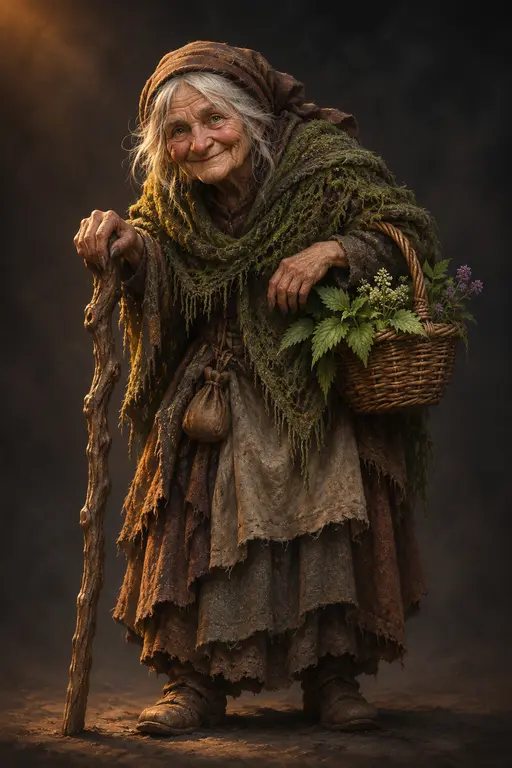
#> input picture assets/img/abuela_ortiga.webp, 512 x 768 px
$ python quitar-gris.py ../assets/img/abuela_ortiga.webp out.png
#> lines starting #> are read from the running program, lines starting #| are printed output that depends on the picture
# Quita el fondo blanco y las sombras grises de un objeto con color (estatua de la cobra de la tumba).
# Uso: python3 scripts/quitar-gris.py entrada.png salida.png
# Transparente: lo casi gris (saturación < 0,06) salvo que sea oscuro; borde suavizado hasta 0,12.
import sys
import numpy as np
from PIL import Image, ImageFilter

im = np.asarray(Image.open(sys.argv[1]).convert('RGBA')).astype(np.float32) / 255
rgb = im[..., :3]
mx, mn = rgb.max(-1), rgb.min(-1)
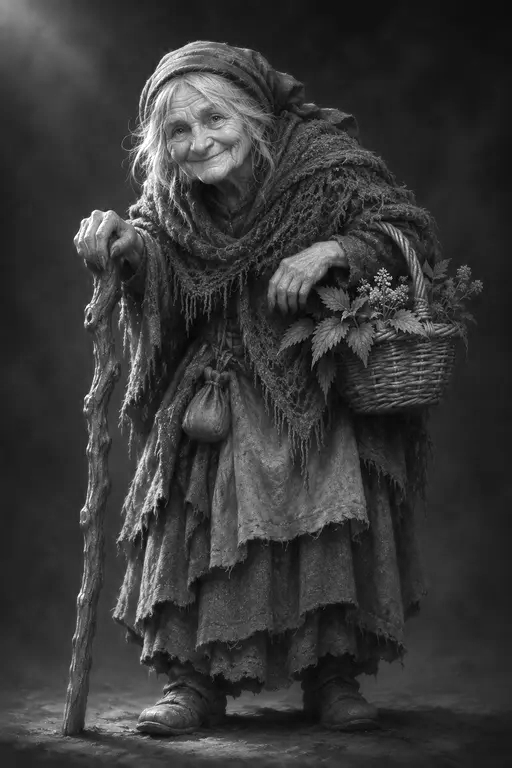
#> mx: shape (768, 512) float32; min 0, max 1, mean 0.218
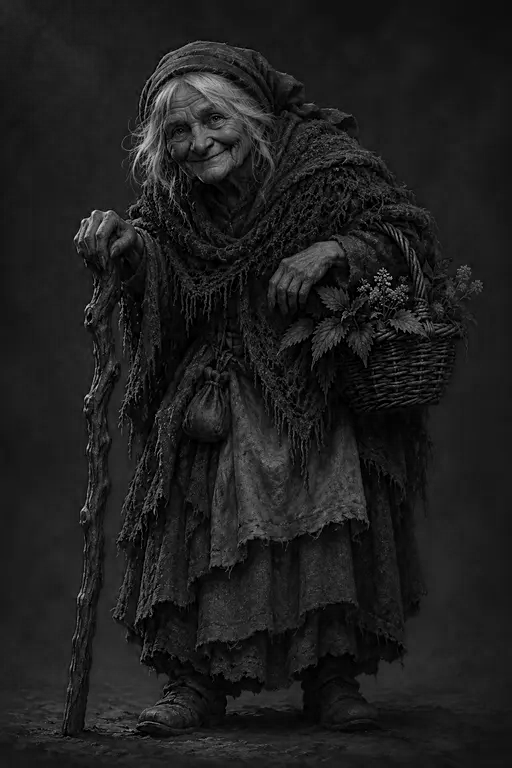
#> mn: shape (768, 512) float32; min 0, max 0.89, mean 0.119
light = (mx + mn) / 2
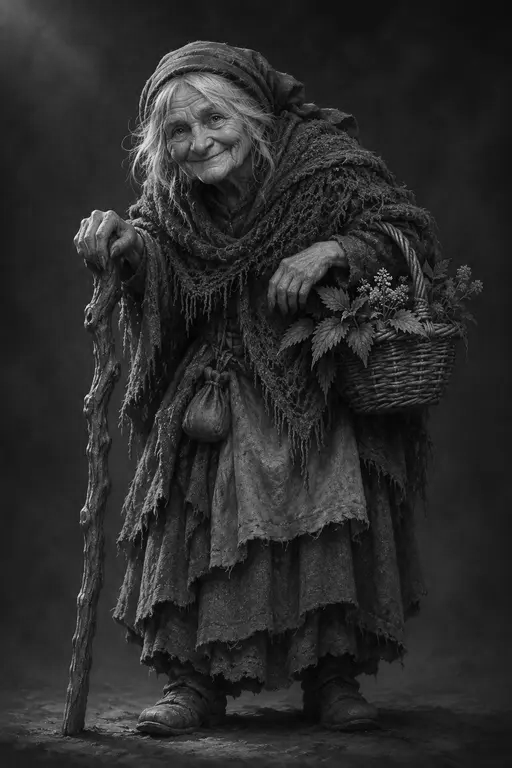
#> light: shape (768, 512) float32; min 0, max 0.945, mean 0.169
sat = np.where(mx > 0, (mx - mn) / np.maximum(mx, 1e-6), 0)
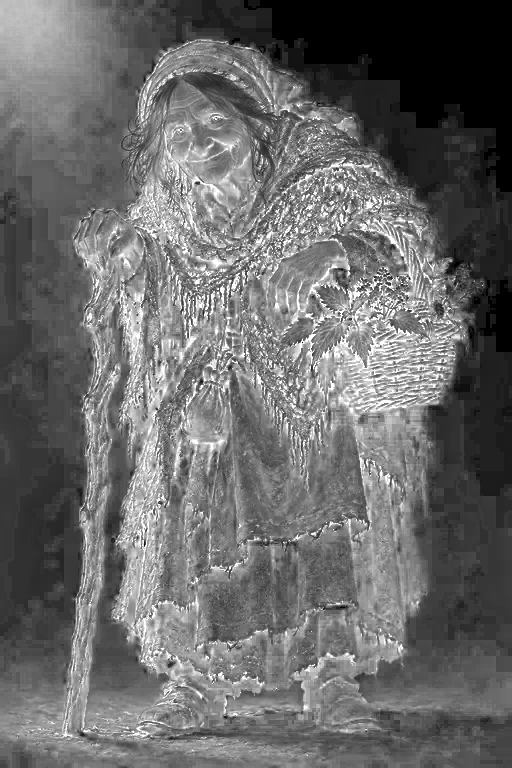
#> sat: shape (768, 512) float32; min 0, max 1, mean 0.418
alpha = np.maximum(np.clip((sat - 0.06) / 0.06, 0, 1), np.clip((0.45 - light) / 0.08, 0, 1))
a = Image.fromarray((alpha * 255).astype(np.uint8)).filter(ImageFilter.MedianFilter(5))
#> a: PIL image 512x768 L; every value is 255
out = np.asarray(Image.open(sys.argv[1]).convert('RGBA')).copy()
out[..., 3] = np.asarray(a)
Image.fromarray(out).save(sys.argv[2])

$ run again, on assets/img/ally_hassim.webp
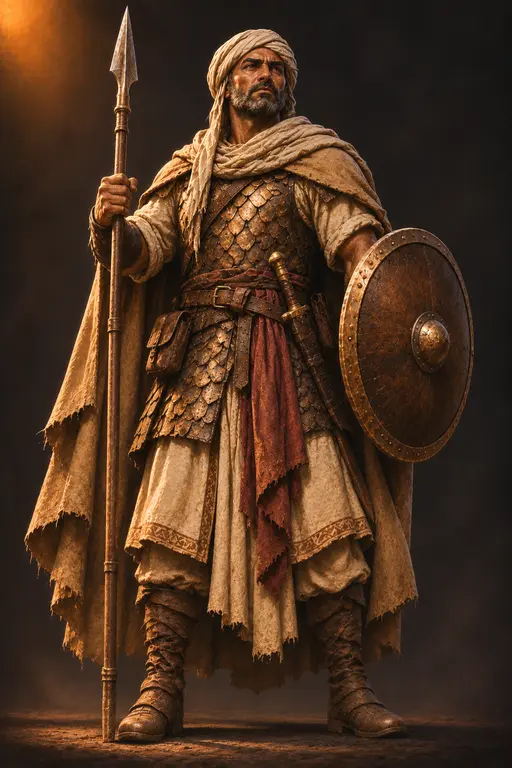
#> input picture assets/img/ally_hassim.webp, 512 x 768 px
#> `light = (mx + mn) / 2`:
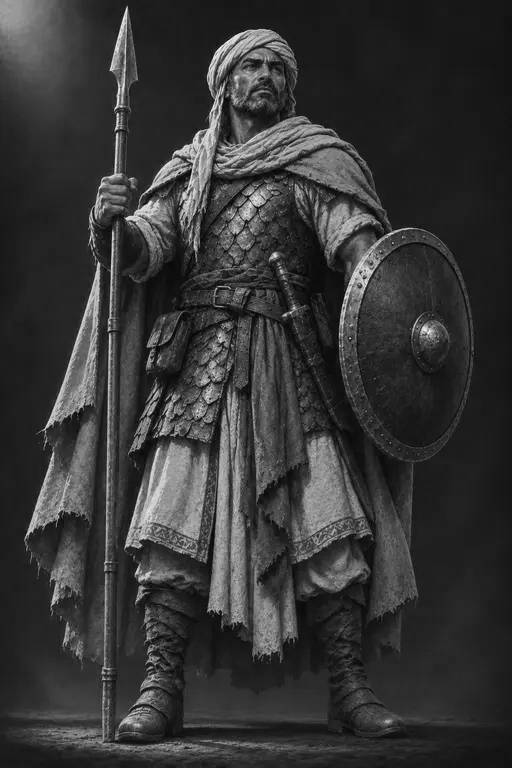
#> light: shape (768, 512) float32; min 0.00196, max 0.973, mean 0.214
#> `sat = np.where(mx > 0, (mx - mn) / np.maximum(mx, 1e-6), 0)`:
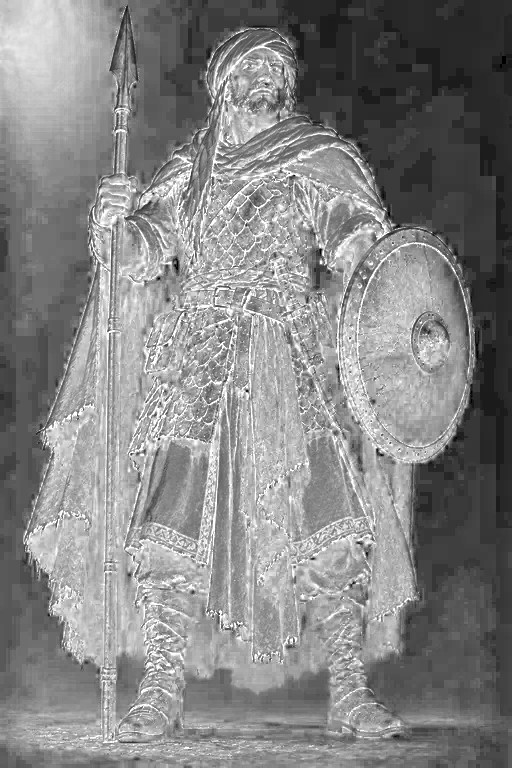
#> sat: shape (768, 512) float32; min 0, max 1, mean 0.522
#> a: PIL image 512x768 L; every value is 255
